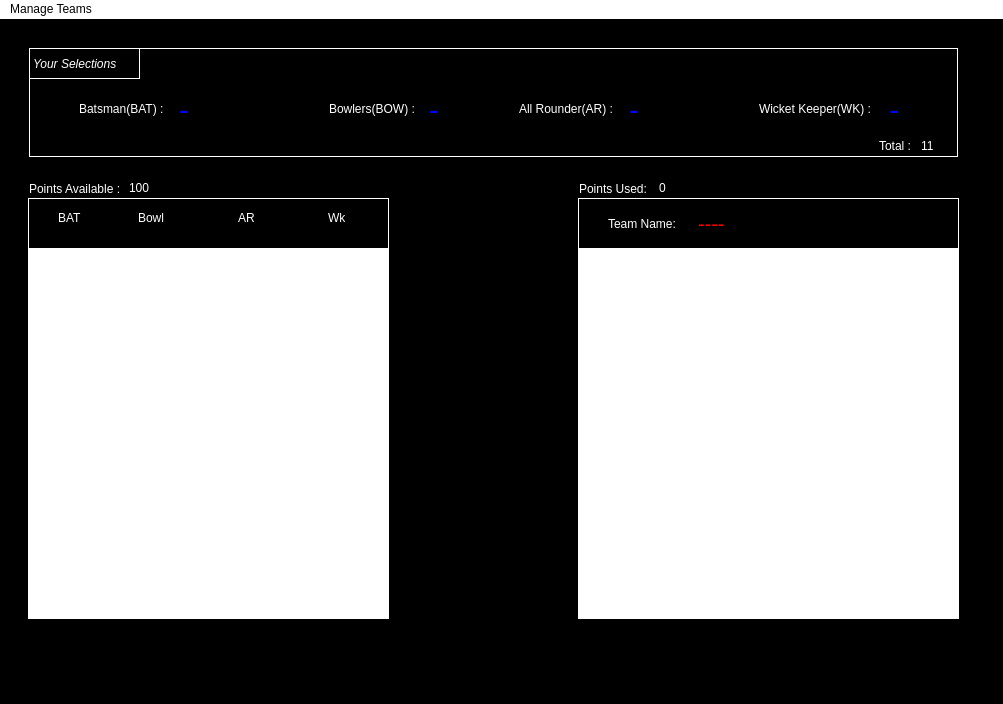
<?xml version="1.0" encoding="UTF-8"?>
<ui version="4.0">
 <class>MainWindow</class>
 <widget class="QMainWindow" name="MainWindow">
  <property name="geometry">
   <rect>
    <x>0</x>
    <y>0</y>
    <width>1003</width>
    <height>704</height>
   </rect>
  </property>
  <property name="windowTitle">
   <string>MainWindow</string>
  </property>
  <property name="styleSheet">
   <string notr="true">background-color: black; color: white;</string>
  </property>
  <widget class="QWidget" name="centralwidget">
   <layout class="QGridLayout" name="gridLayout">
    <item row="0" column="0">
     <widget class="QFrame" name="mainframe">
      <property name="frameShape">
       <enum>QFrame::StyledPanel</enum>
      </property>
      <property name="frameShadow">
       <enum>QFrame::Raised</enum>
      </property>
      <widget class="QFrame" name="statusframe">
       <property name="geometry">
        <rect>
         <x>20</x>
         <y>20</y>
         <width>929</width>
         <height>109</height>
        </rect>
       </property>
       <property name="styleSheet">
        <string notr="true">border: 1px solid white;</string>
       </property>
       <property name="frameShape">
        <enum>QFrame::StyledPanel</enum>
       </property>
       <property name="frameShadow">
        <enum>QFrame::Raised</enum>
       </property>
       <widget class="QLabel" name="selectionlabel">
        <property name="geometry">
         <rect>
          <x>0</x>
          <y>0</y>
          <width>111</width>
          <height>31</height>
         </rect>
        </property>
        <property name="styleSheet">
         <string notr="true">font-style:italic;</string>
        </property>
        <property name="text">
         <string>Your Selections</string>
        </property>
       </widget>
       <widget class="QLabel" name="label">
        <property name="geometry">
         <rect>
          <x>50</x>
          <y>50</y>
          <width>91</width>
          <height>21</height>
         </rect>
        </property>
        <property name="styleSheet">
         <string notr="true">border:none;</string>
        </property>
        <property name="text">
         <string>Batsman(BAT) : </string>
        </property>
       </widget>
       <widget class="QLabel" name="label_2">
        <property name="geometry">
         <rect>
          <x>300</x>
          <y>50</y>
          <width>91</width>
          <height>21</height>
         </rect>
        </property>
        <property name="styleSheet">
         <string notr="true">border:none;</string>
        </property>
        <property name="text">
         <string>Bowlers(BOW) : </string>
        </property>
       </widget>
       <widget class="QLabel" name="label_3">
        <property name="geometry">
         <rect>
          <x>490</x>
          <y>50</y>
          <width>101</width>
          <height>21</height>
         </rect>
        </property>
        <property name="styleSheet">
         <string notr="true">border:none;</string>
        </property>
        <property name="text">
         <string>All Rounder(AR) : </string>
        </property>
       </widget>
       <widget class="QLabel" name="label_4">
        <property name="geometry">
         <rect>
          <x>730</x>
          <y>50</y>
          <width>121</width>
          <height>21</height>
         </rect>
        </property>
        <property name="styleSheet">
         <string notr="true">border:none;</string>
        </property>
        <property name="text">
         <string>Wicket Keeper(WK) : </string>
        </property>
       </widget>
       <widget class="QLabel" name="label_5">
        <property name="geometry">
         <rect>
          <x>850</x>
          <y>90</y>
          <width>51</width>
          <height>16</height>
         </rect>
        </property>
        <property name="styleSheet">
         <string notr="true">border:none;</string>
        </property>
        <property name="text">
         <string>Total : </string>
        </property>
       </widget>
       <widget class="QLineEdit" name="lineEdit_5">
        <property name="geometry">
         <rect>
          <x>890</x>
          <y>90</y>
          <width>21</width>
          <height>16</height>
         </rect>
        </property>
        <property name="styleSheet">
         <string notr="true">border:none;</string>
        </property>
        <property name="text">
         <string>11</string>
        </property>
       </widget>
       <widget class="QLabel" name="batlabel">
        <property name="geometry">
         <rect>
          <x>150</x>
          <y>50</y>
          <width>31</width>
          <height>21</height>
         </rect>
        </property>
        <property name="styleSheet">
         <string notr="true">color:blue; font-size:28px;border:none;</string>
        </property>
        <property name="text">
         <string>-</string>
        </property>
       </widget>
       <widget class="QLabel" name="bowlabel">
        <property name="geometry">
         <rect>
          <x>400</x>
          <y>50</y>
          <width>31</width>
          <height>21</height>
         </rect>
        </property>
        <property name="styleSheet">
         <string notr="true">color:blue; font-size:28px;border:none;</string>
        </property>
        <property name="text">
         <string>-</string>
        </property>
       </widget>
       <widget class="QLabel" name="arlabel">
        <property name="geometry">
         <rect>
          <x>600</x>
          <y>50</y>
          <width>31</width>
          <height>21</height>
         </rect>
        </property>
        <property name="styleSheet">
         <string notr="true">color:blue; font-size:28px;border:none;</string>
        </property>
        <property name="text">
         <string>-</string>
        </property>
       </widget>
       <widget class="QLabel" name="wklabel">
        <property name="geometry">
         <rect>
          <x>860</x>
          <y>50</y>
          <width>31</width>
          <height>21</height>
         </rect>
        </property>
        <property name="styleSheet">
         <string notr="true">color:blue; font-size:28px;border:none;</string>
        </property>
        <property name="text">
         <string>-</string>
        </property>
       </widget>
      </widget>
      <widget class="QFrame" name="pointframe">
       <property name="geometry">
        <rect>
         <x>20</x>
         <y>130</y>
         <width>931</width>
         <height>41</height>
        </rect>
       </property>
       <property name="styleSheet">
        <string notr="true"/>
       </property>
       <property name="frameShape">
        <enum>QFrame::StyledPanel</enum>
       </property>
       <property name="frameShadow">
        <enum>QFrame::Raised</enum>
       </property>
       <widget class="QLabel" name="label_7">
        <property name="geometry">
         <rect>
          <x>0</x>
          <y>20</y>
          <width>111</width>
          <height>21</height>
         </rect>
        </property>
        <property name="text">
         <string>Points Available : </string>
        </property>
       </widget>
       <widget class="QLabel" name="label_8">
        <property name="geometry">
         <rect>
          <x>550</x>
          <y>20</y>
          <width>81</width>
          <height>21</height>
         </rect>
        </property>
        <property name="text">
         <string>Points Used: </string>
        </property>
       </widget>
       <widget class="QLabel" name="pavlabel">
        <property name="geometry">
         <rect>
          <x>100</x>
          <y>20</y>
          <width>41</width>
          <height>20</height>
         </rect>
        </property>
        <property name="text">
         <string>100</string>
        </property>
       </widget>
       <widget class="QLabel" name="puslabel">
        <property name="geometry">
         <rect>
          <x>630</x>
          <y>20</y>
          <width>41</width>
          <height>20</height>
         </rect>
        </property>
        <property name="text">
         <string>0</string>
        </property>
       </widget>
      </widget>
      <widget class="QFrame" name="teamframe">
       <property name="geometry">
        <rect>
         <x>19</x>
         <y>170</y>
         <width>931</width>
         <height>421</height>
        </rect>
       </property>
       <property name="styleSheet">
        <string notr="true"/>
       </property>
       <property name="frameShape">
        <enum>QFrame::StyledPanel</enum>
       </property>
       <property name="frameShadow">
        <enum>QFrame::Raised</enum>
       </property>
       <widget class="QFrame" name="frame_5">
        <property name="geometry">
         <rect>
          <x>0</x>
          <y>0</y>
          <width>361</width>
          <height>421</height>
         </rect>
        </property>
        <property name="styleSheet">
         <string notr="true">border:1px solid white;</string>
        </property>
        <property name="frameShape">
         <enum>QFrame::StyledPanel</enum>
        </property>
        <property name="frameShadow">
         <enum>QFrame::Raised</enum>
        </property>
        <widget class="QFrame" name="radioframe">
         <property name="geometry">
          <rect>
           <x>0</x>
           <y>0</y>
           <width>361</width>
           <height>51</height>
          </rect>
         </property>
         <property name="frameShape">
          <enum>QFrame::StyledPanel</enum>
         </property>
         <property name="frameShadow">
          <enum>QFrame::Raised</enum>
         </property>
         <widget class="QRadioButton" name="batradio">
          <property name="geometry">
           <rect>
            <x>10</x>
            <y>10</y>
            <width>51</width>
            <height>20</height>
           </rect>
          </property>
          <property name="styleSheet">
           <string notr="true">border:none;</string>
          </property>
          <property name="text">
           <string>BAT</string>
          </property>
         </widget>
         <widget class="QRadioButton" name="bowlradio">
          <property name="geometry">
           <rect>
            <x>90</x>
            <y>10</y>
            <width>61</width>
            <height>20</height>
           </rect>
          </property>
          <property name="styleSheet">
           <string notr="true">border:none;</string>
          </property>
          <property name="text">
           <string>Bowl</string>
          </property>
         </widget>
         <widget class="QRadioButton" name="arradio">
          <property name="geometry">
           <rect>
            <x>190</x>
            <y>10</y>
            <width>51</width>
            <height>20</height>
           </rect>
          </property>
          <property name="styleSheet">
           <string notr="true">border:none;</string>
          </property>
          <property name="text">
           <string>AR</string>
          </property>
         </widget>
         <widget class="QRadioButton" name="wkradio">
          <property name="geometry">
           <rect>
            <x>280</x>
            <y>10</y>
            <width>51</width>
            <height>20</height>
           </rect>
          </property>
          <property name="styleSheet">
           <string notr="true">border:none;</string>
          </property>
          <property name="text">
           <string>Wk</string>
          </property>
         </widget>
        </widget>
        <widget class="QListWidget" name="availablelist">
         <property name="geometry">
          <rect>
           <x>0</x>
           <y>50</y>
           <width>361</width>
           <height>371</height>
          </rect>
         </property>
         <property name="styleSheet">
          <string notr="true">background-color:white;color:black;</string>
         </property>
        </widget>
       </widget>
       <widget class="QFrame" name="frame_7">
        <property name="geometry">
         <rect>
          <x>550</x>
          <y>0</y>
          <width>381</width>
          <height>421</height>
         </rect>
        </property>
        <property name="styleSheet">
         <string notr="true">border:1px solid white;</string>
        </property>
        <property name="frameShape">
         <enum>QFrame::StyledPanel</enum>
        </property>
        <property name="frameShadow">
         <enum>QFrame::Raised</enum>
        </property>
        <widget class="QFrame" name="teamnameframe">
         <property name="geometry">
          <rect>
           <x>0</x>
           <y>0</y>
           <width>381</width>
           <height>51</height>
          </rect>
         </property>
         <property name="frameShape">
          <enum>QFrame::StyledPanel</enum>
         </property>
         <property name="frameShadow">
          <enum>QFrame::Raised</enum>
         </property>
         <widget class="QLabel" name="label_9">
          <property name="geometry">
           <rect>
            <x>30</x>
            <y>15</y>
            <width>81</width>
            <height>21</height>
           </rect>
          </property>
          <property name="styleSheet">
           <string notr="true">border:none;</string>
          </property>
          <property name="text">
           <string>Team Name: </string>
          </property>
         </widget>
         <widget class="QLabel" name="namelabel">
          <property name="geometry">
           <rect>
            <x>120</x>
            <y>15</y>
            <width>111</width>
            <height>21</height>
           </rect>
          </property>
          <property name="styleSheet">
           <string notr="true">font-size:20px;color:red;border:none;</string>
          </property>
          <property name="text">
           <string>----</string>
          </property>
         </widget>
        </widget>
        <widget class="QListWidget" name="usedlist">
         <property name="geometry">
          <rect>
           <x>0</x>
           <y>50</y>
           <width>381</width>
           <height>371</height>
          </rect>
         </property>
         <property name="styleSheet">
          <string notr="true">background-color:white;color:black;</string>
         </property>
        </widget>
       </widget>
      </widget>
     </widget>
    </item>
   </layout>
  </widget>
  <widget class="QMenuBar" name="menubar">
   <property name="geometry">
    <rect>
     <x>0</x>
     <y>0</y>
     <width>1003</width>
     <height>26</height>
    </rect>
   </property>
   <property name="styleSheet">
    <string notr="true">background-color:white; color:black;</string>
   </property>
   <widget class="QMenu" name="menuManage_Teams">
    <property name="title">
     <string>Manage Teams</string>
    </property>
    <addaction name="actionNew_Team"/>
    <addaction name="actionOpen_Team"/>
    <addaction name="actionSave_Team"/>
    <addaction name="actionEvaluate_Team"/>
   </widget>
   <addaction name="menuManage_Teams"/>
  </widget>
  <widget class="QStatusBar" name="statusbar"/>
  <action name="actionNew_Team">
   <property name="text">
    <string>New Team</string>
   </property>
  </action>
  <action name="actionOpen_Team">
   <property name="text">
    <string>Open Team</string>
   </property>
  </action>
  <action name="actionSave_Team">
   <property name="text">
    <string>Save Team</string>
   </property>
  </action>
  <action name="actionEvaluate_Team">
   <property name="text">
    <string>Evaluate Team</string>
   </property>
  </action>
 </widget>
 <resources/>
 <connections/>
</ui>
